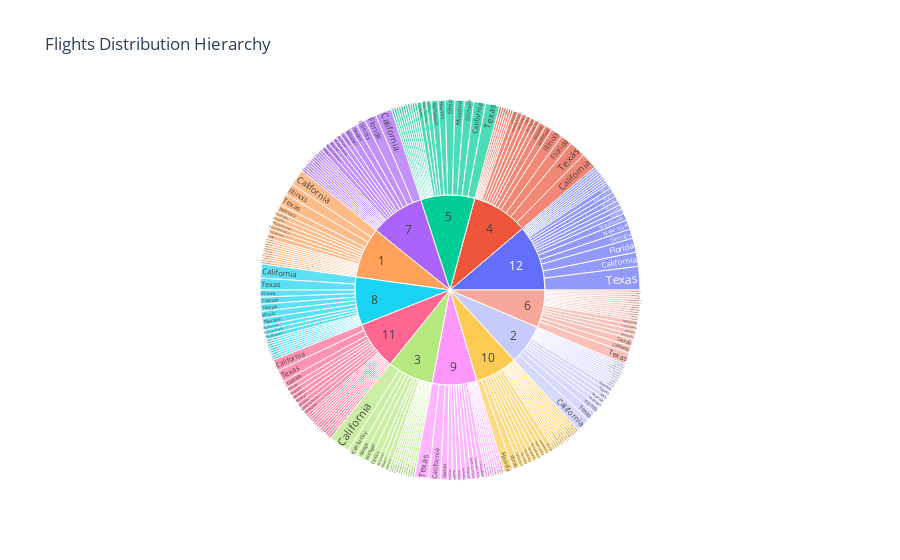

The notebook cell this image was saved under:
### Markdown cell above
#### `SunBurst Chart`
Let us represent the hierarchical view in othe order of month and destination state holding value of number of flights

This plot should contain the following

*  Define hierarchy of sectors from root to leaves in `path` parameter. Here, we go from `Month` to `DestStateName` feature.
*   Set sector values in `values` parameter. Here, we can pass in `Flights` feature.
*   Title as **Flight Distribution Hierarchy.**

### Code cell
fig =px.sunburst(
    data,
    path =['Month', 'DestStateName'],
    values ='Flights',
    title ='Flights Distribution Hierarchy')

fig.show()

### Figure 1 — Plotly figure (JSON) as saved in the notebook; plotly's stock layout.template omitted (floating-point values rounded to 4 significant figures; data arrays with more than 128 entries replaced by an {"elided": "..."} marker saying what was removed)
{"data": [{"branchvalues": "total", "domain": {"x": [0, 1], "y": [0, 1]}, "hovertemplate": "labels=%{label}<br>Flights=%{value}<br>parent=%{parent}<br>id=%{id}<extra></extra>", "ids": {"elided": "260 str values"}, "labels": {"elided": "260 str values"}, "name": "", "parents": {"elided": "260 str values"}, "type": "sunburst", "values": {"elided": "260 int values"}}], "layout": {"legend": {"tracegroupgap": 0}, "title": {"text": "Flights Distribution Hierarchy"}}}
